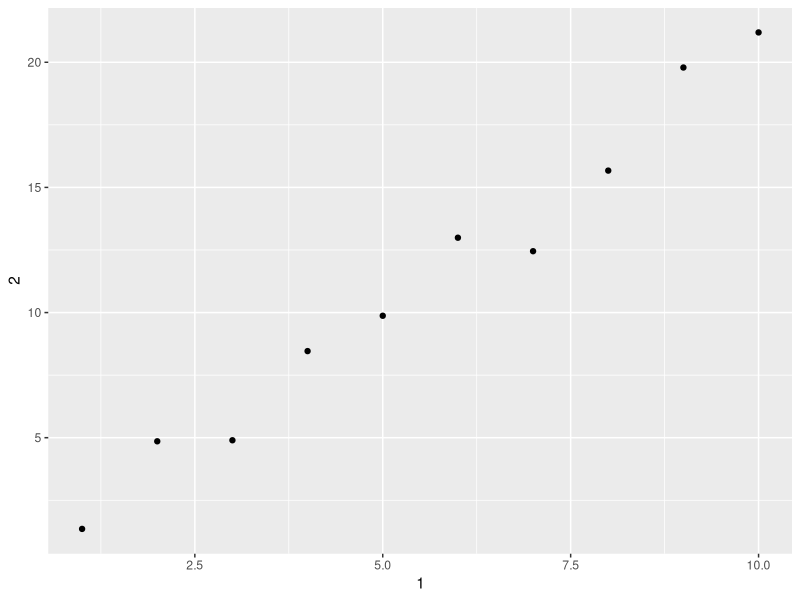
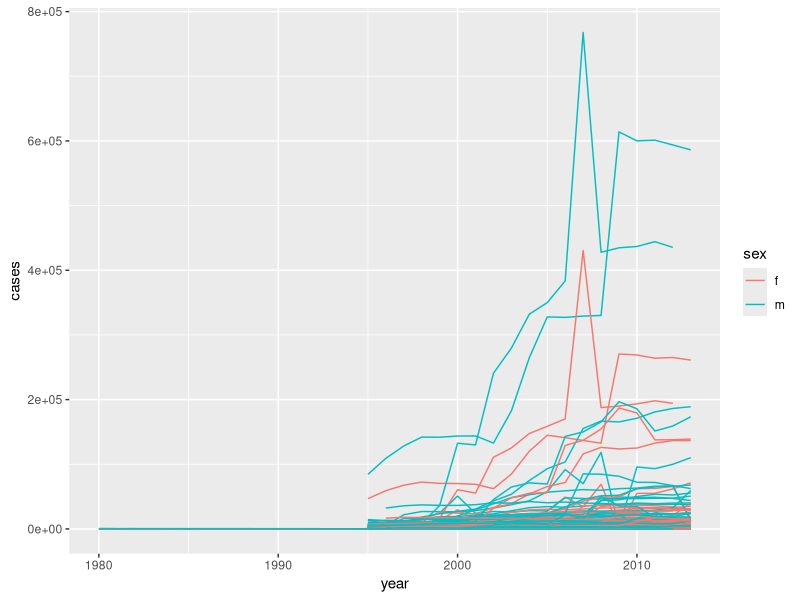

The R source for these figures, in order:
## ---- chunk 1
knitr::opts_chunk$set(echo = TRUE,messages = FALSE)
## ---- chunk 2
suppressMessages(library('tidyverse'))
mtcars
class(mtcars)
class(as_tibble(mtcars))
## ---- chunk 3
df <- data.frame(abc = 1, xyz = "a")
df$x
df[, "xyz"]
df[, c("abc", "xyz")]

t <- as_tibble(data.frame(abc = 1, xyz = "a"))
t$x
t[, "xyz"]
t[, c("abc", "xyz")]
## ---- chunk 4
var <- "mpg"
df[[var]]
## ---- chunk 5
annoying <- tibble(
  `1` = 1:10,
  `2` = `1` * 2 + rnorm(length(`1`))
)

annoying[['1']]
ggplot(annoying, aes(x = `1`, y = `2`)) +
  geom_point()

annoying[['3']] <- annoying[['2']] / annoying[['1']]
annoying <- rename(annoying, one = `1`, two = `2`, three = `3`)
## ---- chunk 6
who1 <- who %>%
  gather(new_sp_m014:newrel_f65, key = "key", value = "cases", na.rm = TRUE)
glimpse(who1)

who2 <- who1 %>%
 mutate(key = stringr::str_replace(key, "newrel", "new_rel"))

who3 <- who2 %>%
  separate(key, c("new", "type", "sexage"), sep = "_")
who3

who3 %>%
  count(new)

who4 <- who3 %>%
  select(-new, -iso2, -iso3)

who5 <- who4 %>%
  separate(sexage, c("sex", "age"), sep = 1)
who5

## ---- chunk 7
select(who3, country, iso2, iso3) %>%
  distinct() %>%
  group_by(country) %>%
  filter(n() > 1)
## ---- chunk 8
who5 %>%
  group_by(country, year, sex) %>%
  summarize(cases = sum(cases)) %>%
  unite(country_sex, country, sex, remove = FALSE) %>%
  ggplot(aes(x = year, y = cases, group = country_sex, colour = sex)) +
  geom_line()
